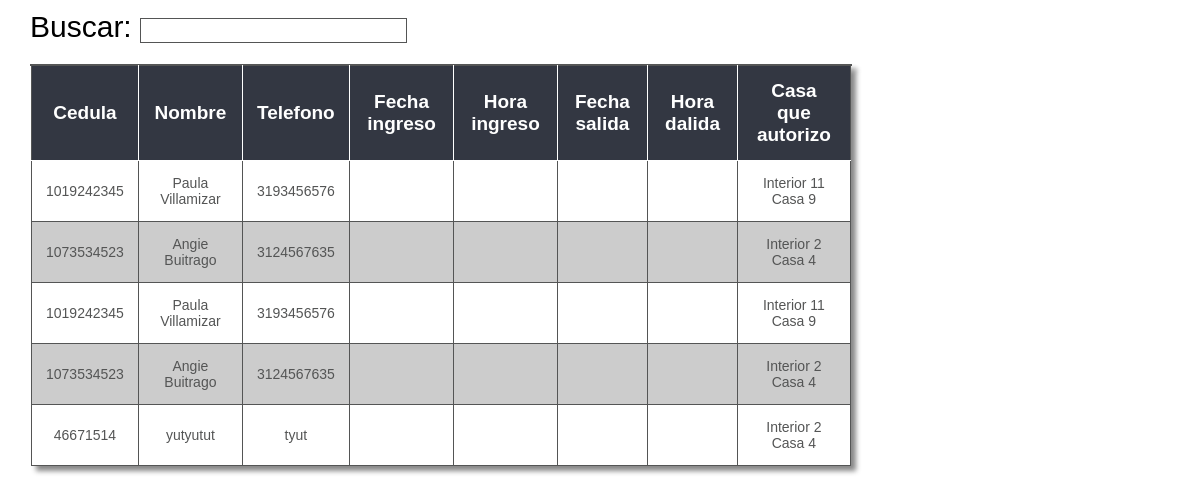
Screenshot of /consultas/consulta_visitas_administrador.php (signed in) with the database file from the repository.
### tables this page shows
CREATE TABLE `visitas` (
  `id` int(11) NOT NULL,
  `cedula` int(11) NOT NULL,
  `nombre` varchar(45) NOT NULL,
  `telefono` varchar(15) NOT NULL,
  `fecha_ingreso` date DEFAULT NULL,
  `hora_ingreso` time DEFAULT NULL,
  `fecha_salida` date DEFAULT NULL,
  `hora_salida` time DEFAULT NULL,
  `id_casa` varchar(5) NOT NULL
);

CREATE TABLE `casas` (
  `id` varchar(5) NOT NULL,
  `nombre` varchar(20) NOT NULL
);

### consultas/consulta_visitas_administrador.php (the view, shortened to what this page needs)
<?php
require ("../global/conexion.php");
if (isset($_SESSION['id_usuario'])) {
	$id_usuario = $_SESSION['id_usuario'];
	$consulta = $conexion -> query("SELECT * FROM admin WHERE cedula='".$id_usuario."'");
	if ($respuesta = mysqli_fetch_array($consulta)) {
		$consulta_visitas= $conexion -> query("SELECT * FROM visitas ORDER BY fecha_ingreso DESC, hora_ingreso DESC");
	}
}
?>
<!DOCTYPE html>
 <html lang="en">
 <head>
	<link rel="stylesheet" href="../css/css_estilos_tablas.css">
 </head>
 <body>
<div class="buscar"> Buscar: <input id="searchTerm" type="text" onkeyup="doSearch()" autocomplete="off" /></div>
	  <div class="Tabla">
 	<table class="Tabla" id="buscar">
		<tr>
			<td>Cedula</td>
			<td>Nombre</td>
			<td>Telefono</td>
			<td>Fecha ingreso</td>
			<td>Hora ingreso</td>
			<td>Fecha salida</td>
			<td>Hora dalida</td>
			<td>Casa que autorizo</td>
		</tr>
		<tr>
		<?php
			while ($res = mysqli_fetch_row($consulta_visitas)) {
					$consulta_casaint= $conexion -> query("SELECT * FROM casas WHERE id = '".$res[8]."' ");
							if ($respuesta_casint = mysqli_fetch_array($consulta_casaint)) {
									$nombre_casint = $respuesta_casint['nombre'];
					}
				echo "
			<td>$res[1]</td>
			<td>$res[2]</td>
			<td>$res[3]</td>
			<td>$res[4]</td>
			<td>$res[5]</td>
			<td>$res[6]</td>
			<td>$res[7]</td>
			<td>$nombre_casint</td>
		</tr>
		";
			}
		 ?>
	</table>
	</div>
 </body>
 </html>

### css/css_estilos_tablas.css (style rules this page uses)
* { padding: 0px; margin: 0px; outline: none; }
.Tabla { margin: 10px; padding: 0px; width: 820px; box-shadow: 5px 5px 5px #888888; border: 1px solid #545555; margin-left: 2.5%; margin-top: 10px; position: absolute; }
.Tabla table { border-collapse: collapse; border-spacing: 0; width:100%; height:100%; margin:0px;padding:0px; }
.Tabla tr:nth-child(odd) { background-color:#cccccc; }
.Tabla tr:nth-child(even) { background-color:#ffffff; }
.Tabla td { vertical-align:middle; border:1px solid #545555; border-width:0px 1px 1px 0px; text-align:center; padding:14px; font-size:14px; font-family:Arial; font-weight:normal; color:#545555; }
.Tabla tr:last-child td { border-width:0px 1px 0px 0px; }
.Tabla tr td:last-child { border-width:0px 0px 1px 0px; }
.Tabla tr:last-child td:last-child { border-width:0px 0px 0px 0px; }
.Tabla tr:first-child td { background:-o-linear-gradient(bottom, :#333742 5%, :#333742 100%); background:-webkit-gradient( linear, left top, left bottom, color-stop(0.05, :#333742), color-stop(1, :#333742) ); background:-moz-linear-gradient( center top, :#333742 5%, :#333742 100% ); filter:progid:DXImageTransform.Microsoft.gradient(startColorstr=":#333742", endColorstr=":#333742"); background: -o-linear-gradient(top,:#333742,4caf50); background-color:#333742; border:0px solid #fff; text-align:center; border-width:0px 0px 1px 1px; font-size:19px; font-family:Arial; font-weight:bold; color:#ffffff; }
.Tabla tr:first-child td:first-child { border-width:0px 0px 1px 0px; }
.Tabla tr:first-child td:last-child { border-width:0px 0px 1px 1px; }
.buscar { background: transparent; margin: 10px; padding: 0px; width: 500px; margin-left: 2.5%; margin-top: 10px; color::#545555; font-family: arial; font-size: 30px; }
.buscar input { font-size: 20px; color: #4CAF50; background: transparent; outline: 0px; border:1px solid #545555; }

### rows the page displays
visitas: cedula "1019242345", nombre "Paula Villamizar", telefono "3193456576", id_casa.nombre "Interior 11 Casa 9"
visitas: cedula "1073534523", nombre "Angie Buitrago", telefono "3124567635", id_casa.nombre "Interior 2 Casa 4"
visitas: cedula "1019242345", nombre "Paula Villamizar", telefono "3193456576", id_casa.nombre "Interior 11 Casa 9"
visitas: cedula "1073534523", nombre "Angie Buitrago", telefono "3124567635", id_casa.nombre "Interior 2 Casa 4"
visitas: cedula "46671514", nombre "yutyutut", telefono "tyut", id_casa.nombre "Interior 2 Casa 4"
